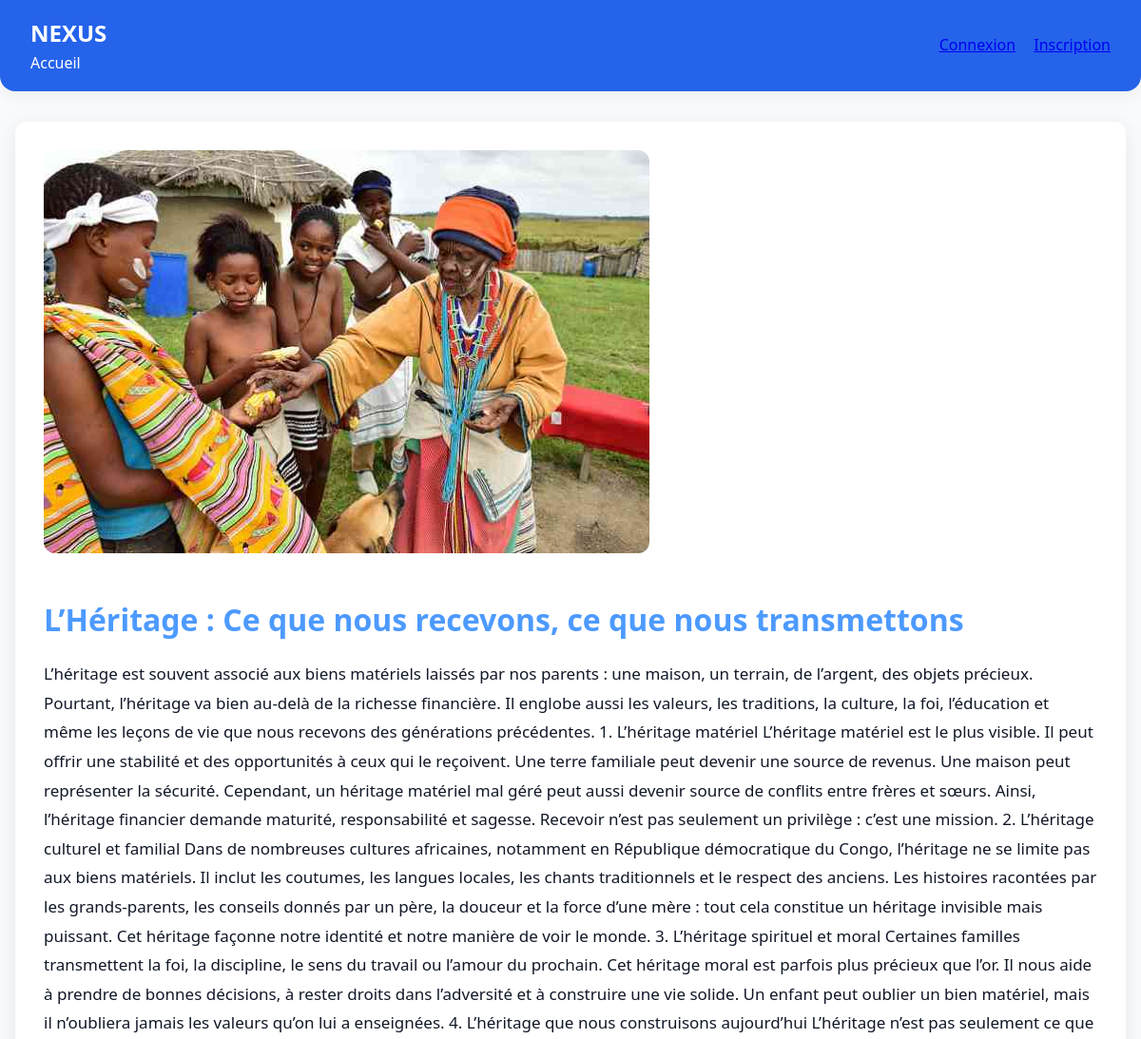
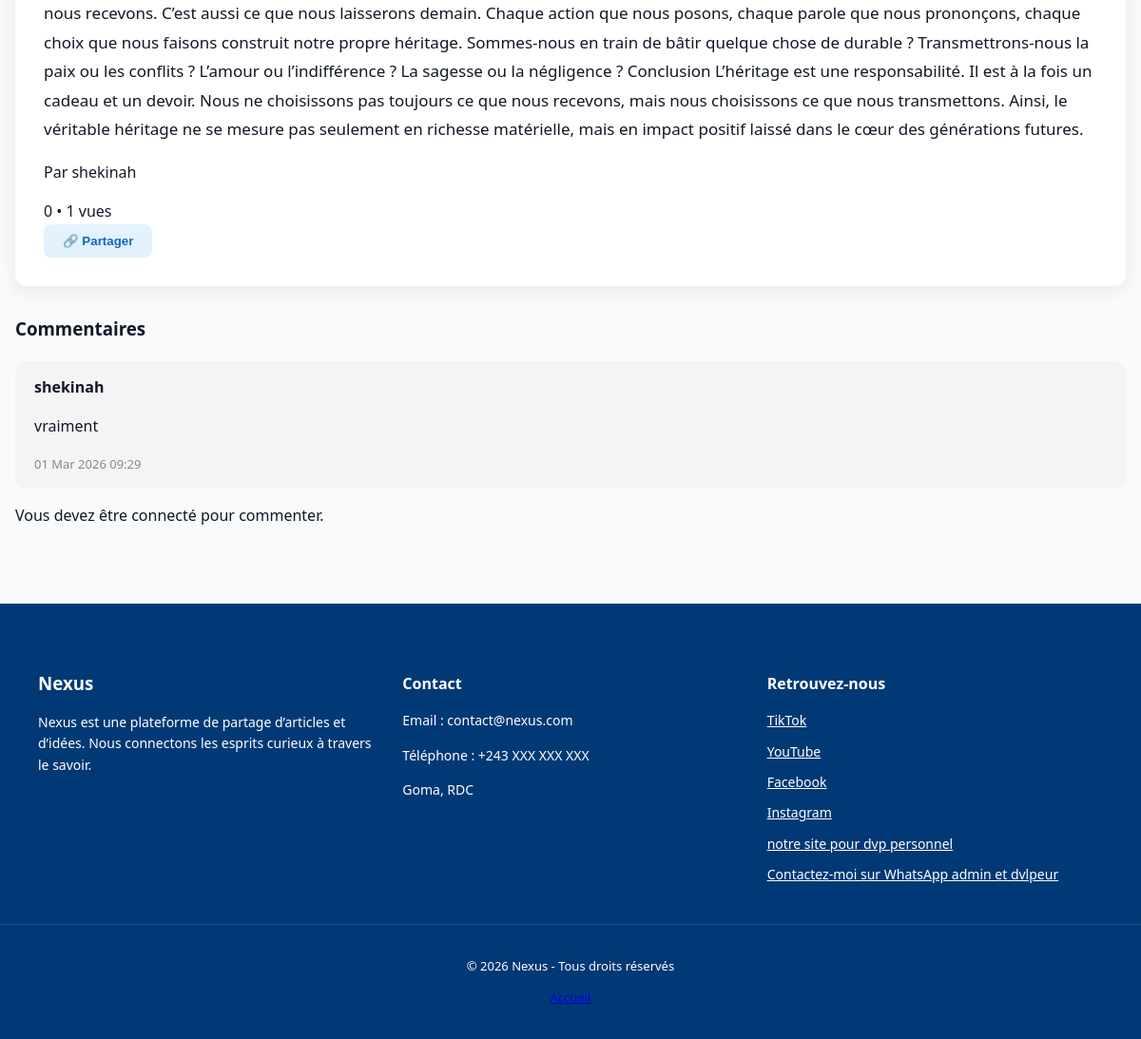
The app's page /article/1/ with its own data (2 pictures, top to bottom).
### utilisateur/models.py (models this page shows, shortened)
class Article(models.Model):
    titre = models.CharField(max_length=200)
    contenu = models.TextField()
    auteur = models.ForeignKey(User, on_delete=models.CASCADE)
    date_creation = models.DateTimeField(default=timezone.now)
    image = models.ImageField(upload_to='articles/', null=True, blank=True)
    tags = models.ManyToManyField(Tag, related_name="articles", blank=True)
    vues = models.PositiveIntegerField(default=0)
    likes = models.ManyToManyField(
        settings.AUTH_USER_MODEL,
        related_name="articles_likes",
        blank=True
    )
    def total_likes(self):
        return self.likes.count()

class Commentaire(models.Model):
    article = models.ForeignKey(
        Article,
        on_delete=models.CASCADE,
        related_name="commentaires"
    )
    auteur = models.ForeignKey(
        settings.AUTH_USER_MODEL,
        on_delete=models.CASCADE
    )
    contenu = models.TextField()
    date = models.DateTimeField(auto_now_add=True)

### utilisateur/views.py (the view, shortened to what this page needs)
# urls.py: path('article/<int:id>/', views.article_detail, name='article_detail'),
def article_detail(request, id):
    article = get_object_or_404(Article, id=id)
    article.vues += 1
    article.save()
    return render(request, "utilisateur/article_detail.html", {"article": article})

### utilisateur/templates/utilisateur/article_detail.html (shortened to what this page needs)
{% extends 'base.html' %}
{% load static %}
{% block extra_css %}
<link rel="stylesheet" href="{% static 'css/article_detail.css' %}">
{% endblock %}
{% block content %}
<div class="article-detail">
    <div class="article-card">
        {% if article.image %}
            <img src="{{ article.image.url }}" alt="{{ article.titre }}" style="max-width:100%; border-radius:12px; margin-bottom:15px;">
        {% endif %}
        <h1 class="article-title">{{ article.titre }}</h1>
        <p class="article-content">{{ article.contenu }}</p>
        <p class="article-author">Par {{ article.auteur.username }}</p>
        <div class="article-meta">
            <span id="like-count-{{ article.id }}">{{ article.total_likes }}</span>
            <span>• {{ article.vues }} vues</span>
        </div>
        <button id="share-btn" onclick="navigator.share ? navigator.share({title: '{{ article.titre }}', url: window.location.href}) : alert('Partage non supporté')">
            🔗 Partager
        </button>
    </div>
    <div class="comments-section">
        <h3>Commentaires</h3>
        {% for commentaire in article.commentaires.all %}
            <div class="comment">
                <strong>{{ commentaire.auteur }}</strong>
                <p>{{ commentaire.contenu }}</p>
                <small>{{ commentaire.date|date:"d M Y H:i" }}</small>
            </div>
        {% empty %}
            <p class="no-comment">Aucun commentaire pour le moment.</p>
        {% endfor %}
        {% if user.is_authenticated %}
            <div class="comment-form">
                <h3>Ajouter un commentaire</h3>
                <form method="post">
                    {% csrf_token %}
                    {{ form.as_p }}
                    <button type="submit">Commenter</button>
                </form>
            </div>
        {% else %}
            <p>Vous devez être connecté pour commenter.</p>
        {% endif %}
    </div>
</div>
{% endblock %}

### static/css/navbar.css (style rules this page uses)
body, .navbar, .footer, .container, .settings-menu { transition: background 0.3s ease, color 0.3s ease, border 0.3s ease, box-shadow 0.3s ease; }

### static/css/base.css (style rules this page uses)
body { font-family: "Segoe UI", Roboto, sans-serif; margin: 0; background-color: #f9fafb; color: #111827; line-height: 1.6; transition: background 0.3s ease, color 0.3s ease; }

### static/css/article_detail.css (style rules this page uses)
.article-detail { animation: fadeIn 1s ease; }
.article-card { background: #fff; padding: 30px; border-radius: 12px; box-shadow: 0 4px 20px rgba(0,0,0,0.08); margin-bottom: 30px; transition: 0.3s; }
.article-title { color: #4d9aff; margin-bottom: 15px; }
.article-content { font-size: 17px; line-height: 1.8; }
.comments-section .comment { background: #f4f4f4; padding: 15px 20px; border-radius: 10px; margin-bottom: 15px; position: relative; transition: 0.3s; }
.comments-section .comment small { display: block; color: #888; margin-top: 5px; font-size: 13px; }
#share-btn { background-color: #e3f2fd; color: #1565c0; border: none; padding: 10px 20px; border-radius: 8px; font-weight: bold; cursor: pointer; transition: 0.3s; }

### records on screen
Article: image (picture), titre "L’Héritage : Ce que nous recevons, ce que nous transmettons", contenu "L’héritage est souvent associé aux biens matériels laissés par nos parents : une maison, un terrain, de l’argent, des objets précieux. Pourtant, l’héritage va bien au-delà de la richesse financière. Il englobe aussi les valeurs, les traditions, la culture, la foi, l’éducation et même les leçons de vie que nous recevons des générations précédentes. 1. L’héritage matériel L’héritage matériel est le plus visible. Il peut offrir une stabilité et des opportunités à ceux qui le reçoivent. Une terre familiale peut devenir une source de revenus. Une maison peut représenter la sécurité. Cependant, un héritage matériel mal géré peut aussi devenir source de conflits entre frères et sœurs. Ainsi,…", auteur.username "shekinah", total_likes "0", vues "1"
Commentaire: auteur "shekinah", contenu "vraiment", date "01 Mar 2026 09:29"
